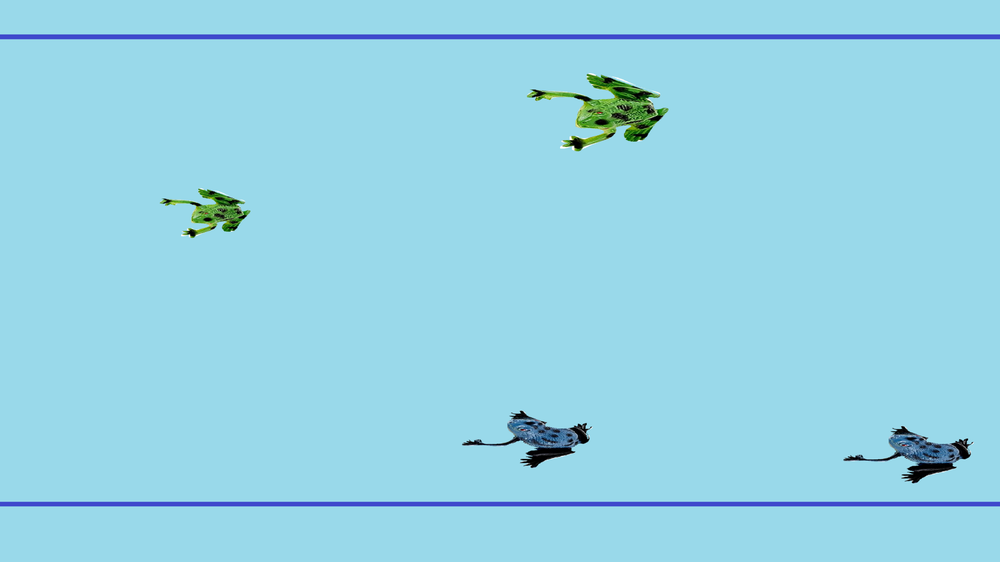
#> input picture panoramic_froggos/froggos10_slice1.png, 1000 x 562 px, shrunk from 1920 x 1080 before the run, found by its file name
$ python image_stich.py
#> lines starting #> are read from the running program, lines starting #| are printed output that depends on the picture
import cv2
import numpy as np
import matplotlib as plt


img_1 = cv2.imread("panoramic_froggos/froggos10_slice1.png")
#> img_1 is the input picture: shape (562, 1000, 3); mean B, G, R 230.2, 212.2, 149.7
img1 = cv2.imread("panoramic_froggos/froggos10_slice1.png")

cv2.imshow("img1", img1)
cv2.waitKey(0)
cv2.destroyAllWindows()

img_2 = cv2.imread("panoramic_froggos/froggos10_slice2.png")
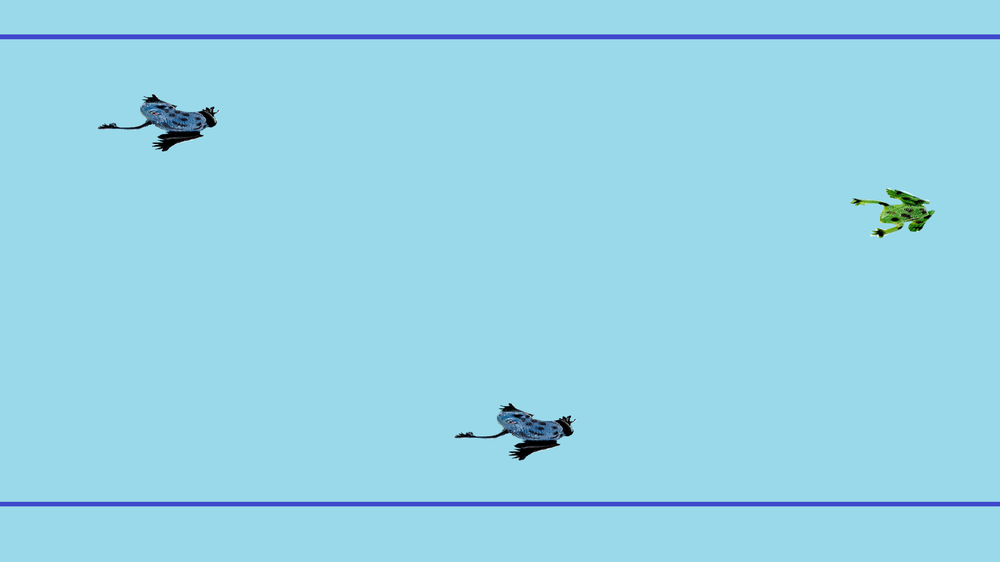
#> input picture panoramic_froggos/froggos10_slice2.png, 1000 x 562 px, shrunk from 1920 x 1080 before the run, found by its file name
#> img_2 is the input picture: shape (562, 1000, 3); mean B, G, R 231.7, 213.1, 150.4
img2 = cv2.imread("panoramic_froggos/froggos10_slice2.png")

cv2.imshow("img2", img2)
cv2.waitKey(0)
cv2.destroyAllWindows()

gray1 = cv2.cvtColor(img1, cv2.COLOR_BGR2GRAY)
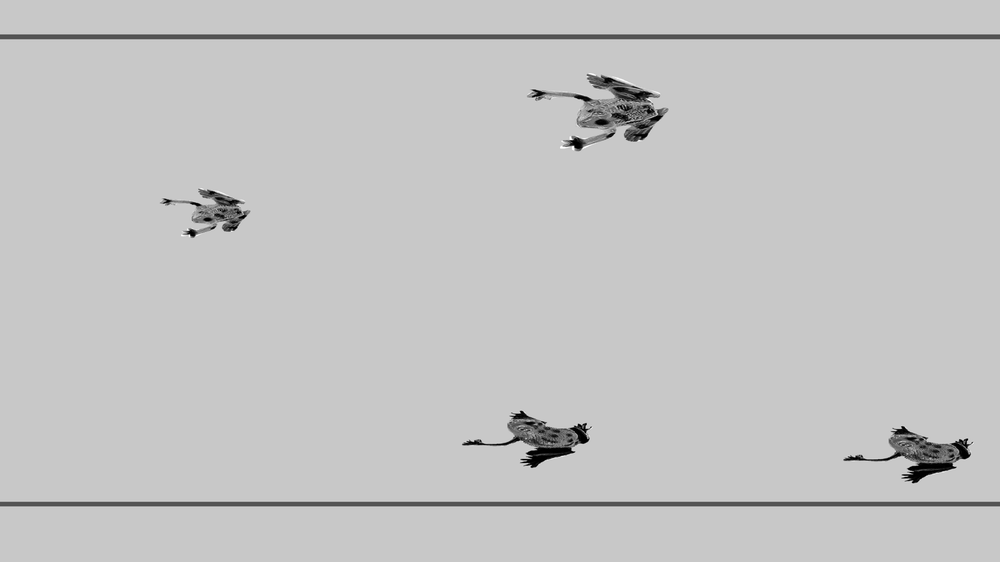
#> gray1: shape (562, 1000); min 0, max 255, mean 195.8
cv2.imshow("gray2", gray1)
cv2.waitKey(0)
cv2.destroyAllWindows()

gray2 = cv2.cvtColor(img2, cv2.COLOR_BGR2GRAY)
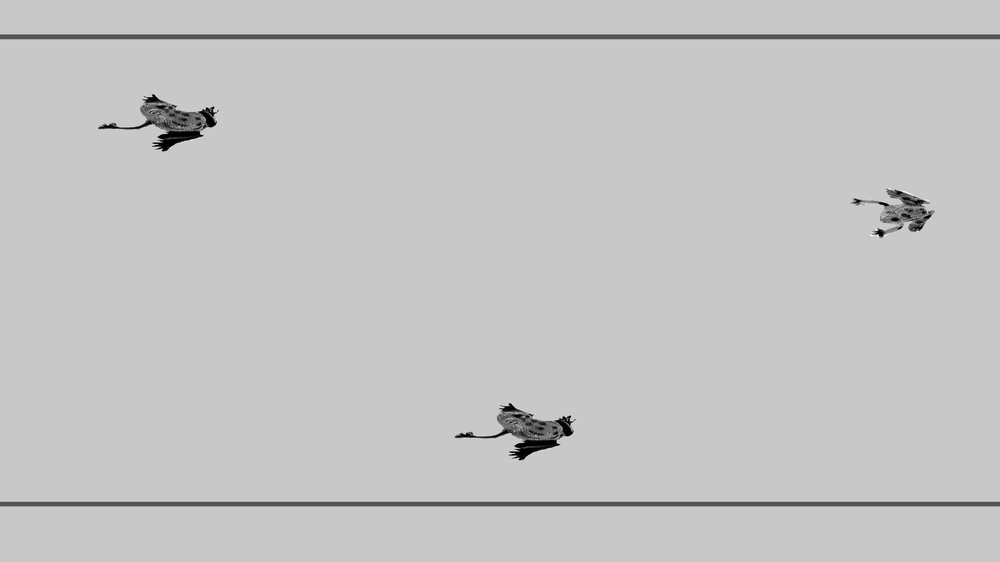
#> gray2: shape (562, 1000); min 0, max 251, mean 196.6
cv2.imshow("gray2", gray2)
cv2.waitKey(0)
cv2.destroyAllWindows()

sift = cv2.SIFT_create()
kp1, des1 = sift.detectAndCompute(gray1, None)
#> kp1 = 272 keypoints; strongest (x, y, size): (192, 233, 5.1), (577, 143, 7.9), (579, 97, 3.6), (193, 203, 2.2)
kp2, des2 = sift.detectAndCompute(gray2, None)
#> kp2 = 174 keypoints; strongest (x, y, size): (880, 233, 4.9), (885, 204, 2.7), (568, 432, 5.9), (211, 123, 6)

img1 = cv2.drawKeypoints(gray1, kp1, img1)
img2 = cv2.drawKeypoints(gray2, kp2, img2)

cv2.imshow("keypoints img1", img1)
cv2.waitKey(0)
cv2.destroyAllWindows()

cv2.imshow("keypoints img2", img2)
cv2.waitKey(0)
cv2.destroyAllWindows()

bf = cv2.BFMatcher()
matches = bf.knnMatch(des1, des2, k=2)
#> matches = 272 matches

good = []
for m in matches:
    if (m[0].distance < 0.5*m[1].distance):
        good.append(m)
#> after the loop, good = 91 matches

matches = np.asarray(good)

if (len(matches[0:,0]) >= 4):
    src = np.float32([kp1[m.queryIdx].pt for m in matches[:,0]]).reshape(-1, 1, 2)
#> src = 91 rows, first 8: [161.4, 200.3], [167.4, 201.3], [183.6, 201.6], [185.5, 216], [192, 232.8], [194.3, 206], [195.9, 226.6], [197.5, 204.5]
    dst = np.float32([kp2[m.trainIdx].pt for m in matches[:,0]]).reshape(-1, 1, 2)
#> dst = 91 rows, first 8: [851.8, 200.3], [857.4, 201.3], [872.5, 201.6], [873.7, 215.9], [880.3, 232.8], [882.4, 205.9], [884.2, 226.6], [885.4, 204.5]

    H, masked = cv2.findHomography(src, dst, cv2.RANSAC, 5.0)
#> H = [[0.877, -0.0281, 704.5], [-0.0094, 0.978, 3.19], [-4.6e-05, -3.02e-05, 1]]; masked = 91 values, max 1 at index 0, min 0 at index 34, mean 0.374

else:
    raise AssertionError("Cant find enought keypoints.")


dst = cv2.warpPerspective(img_1, H, ((img_1.shape[1] + img_2.shape[1]), img_2.shape[0])) #wraped image
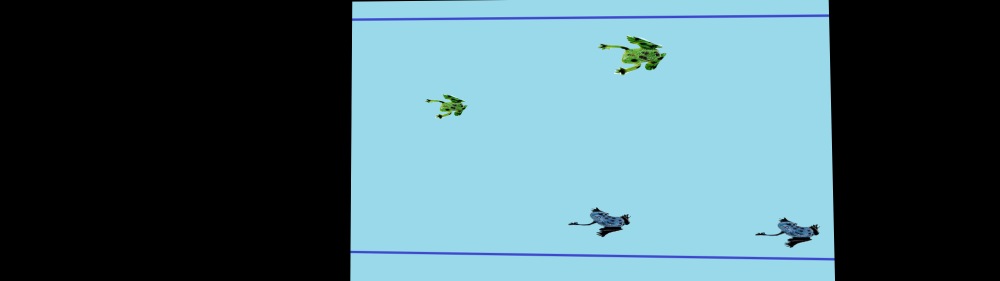
#> dst: shape (562, 2000, 3) (shown at 1/2 size); mean B, G, R 110.5, 101.8, 71.8
dst[0:img_2.shape[0], 0:img_2.shape[1]] = img_2 #stitched image
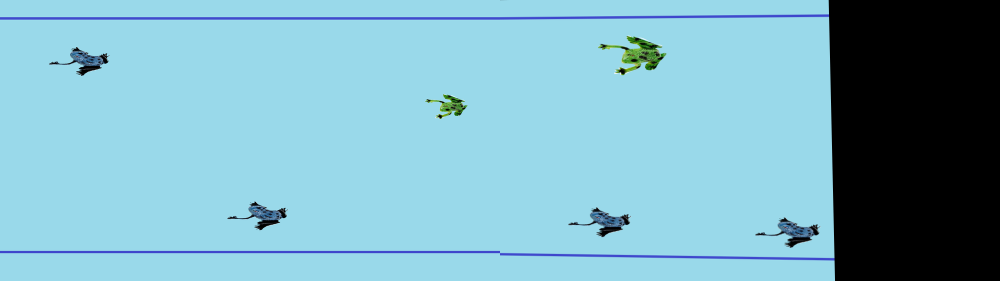
#> dst: shape (562, 2000, 3) (shown at 1/2 size); mean B, G, R 192, 176.7, 124.7
cv2.imwrite("output.jpg", dst)
cv2.imshow("output", dst)
cv2.waitKey(0)
cv2.destroyAllWindows()
